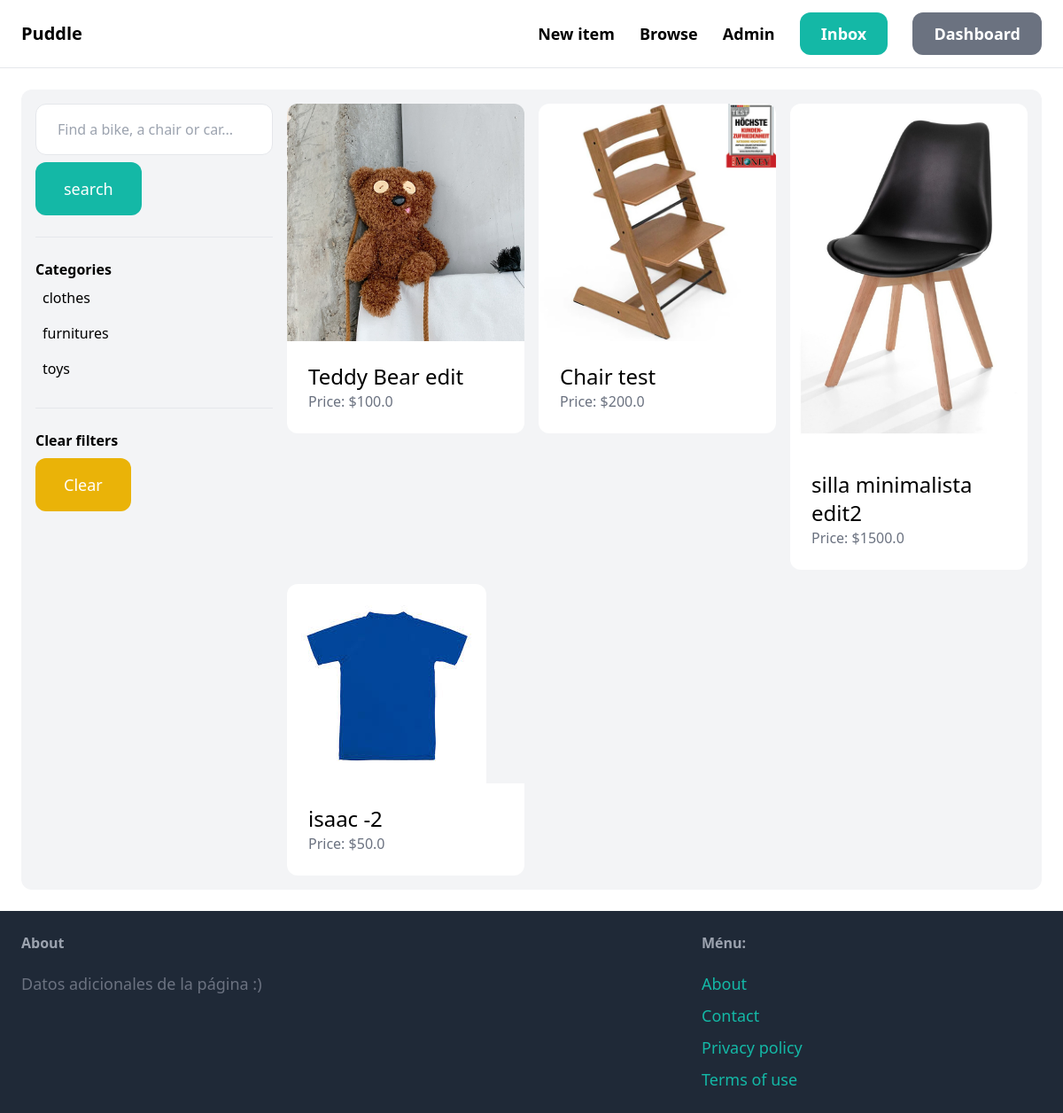
The page /items/ (signed in) on the database its author committed.
### item/models.py (models this page shows, shortened)
class Category(models.Model):
    name = models.CharField(max_length=225)
    class Meta:
        ordering = ('name',)
        verbose_name_plural = 'Categories'

class Item(models.Model):
    category = models.ForeignKey(Category,related_name='items',on_delete=models.CASCADE)
    name = models.CharField(max_length=255)
    description = models.TextField(blank=True,null=True)
    price = models.FloatField()
    image = models.ImageField(upload_to='item_images',blank=True,null=True)
    is_sold = models.BooleanField(default=False)
    created_by = models.ForeignKey(User,related_name='items',on_delete=models.CASCADE)
    created_at = models.DateTimeField(auto_now_add=True)

### item/views.py (the view)
# urls.py: path('', items, name='items'),
@login_required
def items(request):
    query = request.GET.get('query','')
    category_id = request.GET.get('category',0)
    categories = Category.objects.all()
    items = Item.objects.filter(is_sold=False)
    if category_id:
        items = items.filter(category_id=category_id)
    if query:
        items = items.filter(
            Q(name__icontains=query) |
            Q(description__icontains=query)
        )
    return render(request, 'item/items.html',{
        'items': items,
        'query': query,
        'categories': categories,
        'category_id': int(category_id)
    })

### item/templates/item/items.html (shortened to what this page needs)
{% extends 'core/base.html' %}
{% block content %}
    <div class="grid grid-cols-4 gap-4 p-4 bg-gray-100 rounded-xl">
        <div class="col-span-1">
            <form method="get" action="{% url 'item:items' %}">
                <input name="query" type="text" class="w-full py-4 px-6 border rounded-xl" type="text" value="{{query}}" placeholder="Find a bike, a chair or car...">
                <button class="mt-2 py-4 px-8 text-lg bg-teal-500 text-white rounded-xl">search</button>
            </form>
            <hr class="my-6">
            <p class="font-semibold">Categories</p>
            <ul>
                {% for category in categories %}
                    <li class="py-2 px-2 rounded-xl {% if category.id == category_id %} bg-gray-200 {% endif %} ">
                        <a href="{% url 'item:items' %}?query={{query}}&category={{category.id}}"> {{category.name}} </a>
                    </li>
                {% endfor %}
            </ul>
            <hr class="my-6">
            <p class="font-semibold">Clear filters</p>
            <ul>
                <li><a href="{% url 'item:items' %}" class="mt-2 py-4 px-8 inline-block bg-yellow-500 text-lg rounded-xl text-white">Clear</a></li>
            </ul>
        </div>
        <div class="col-span-3">
            <div class="grid grid-cols-3 gap-4">
                {% for item in items %}
                    <div>
                        <a href="{% url 'item:detail' item.id %}">
                            <div>
                                <img class="rounded-t-xl" src="{{item.image.url}}" alt="">
                            </div>
                            <div class="p-6 bg-white rounded-b-xl">
                                <h2 class="text-2xl"> {{item.name}} </h2>
                                <p class="text-gray-500">Price: ${{item.price}} </p>
                            </div>
                        </a>
                    </div>
                {% endfor %}
            </div>
        </div>
    </div>
{% endblock %}

### rows shown on the page
Category: name "clothes"
Category: name "furnitures"
Category: name "toys"
Item: image (picture), name "Teddy Bear edit", price "100.0"
Item: image (picture), name "Chair test", price "200.0"
Item: image (picture), name "silla minimalista edit2", price "1500.0"
Item: image (picture), name "isaac -2", price "50.0"
